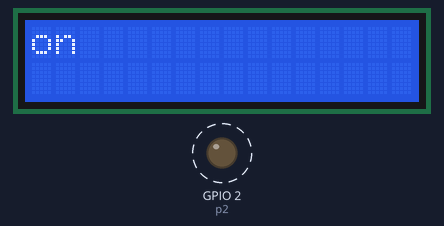
This program was run on a simulated ESP8266 board running MicroPython. On the bench: 16×2 character LCD, output pins drawn as LEDs (lit = HIGH). Dashed ring = blinking.

Above: at 0.1 s.
At 1.1 s:
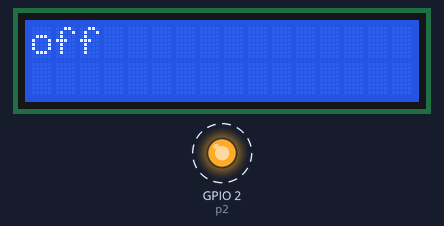
Timing chart, 0 to 40.0 s (numbered marks = the images above):
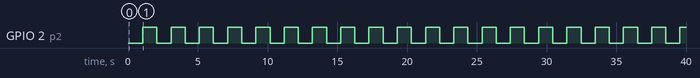

The program:

main.py
```python
from machine import Pin
from time import sleep
from machine import I2C, Pin
from esp8266_i2c_lcd import I2cLcd

p2=Pin(2, Pin.OUT)

i2c = I2C(scl=Pin(5), sda=Pin(4), freq=400000)  #指定 I2C 介面之 GPIO 與傳輸速率
lcd = I2cLcd(i2c, 0x3F, 2, 16)  #指定 I2C Slave 設備位址與顯示器之列數, 行數


while True:
    p2.value(0)
    lcd.putstr("on")  #顯示字串
    sleep(1)
    lcd.clear()
    p2.value(1)
    lcd.putstr("off")  #顯示字串
    sleep(1)
    lcd.clear()
```

Measured:
- by itself, GPIO 2 (p2): alternates HIGH for 1.0 s and LOW for 1.0 s
- by itself, everything shown: repeats every 2.0 s, in 4 steps
- what the display in image 0 shows lasts 1.0 s, from 0.0 s to 1.0 s
